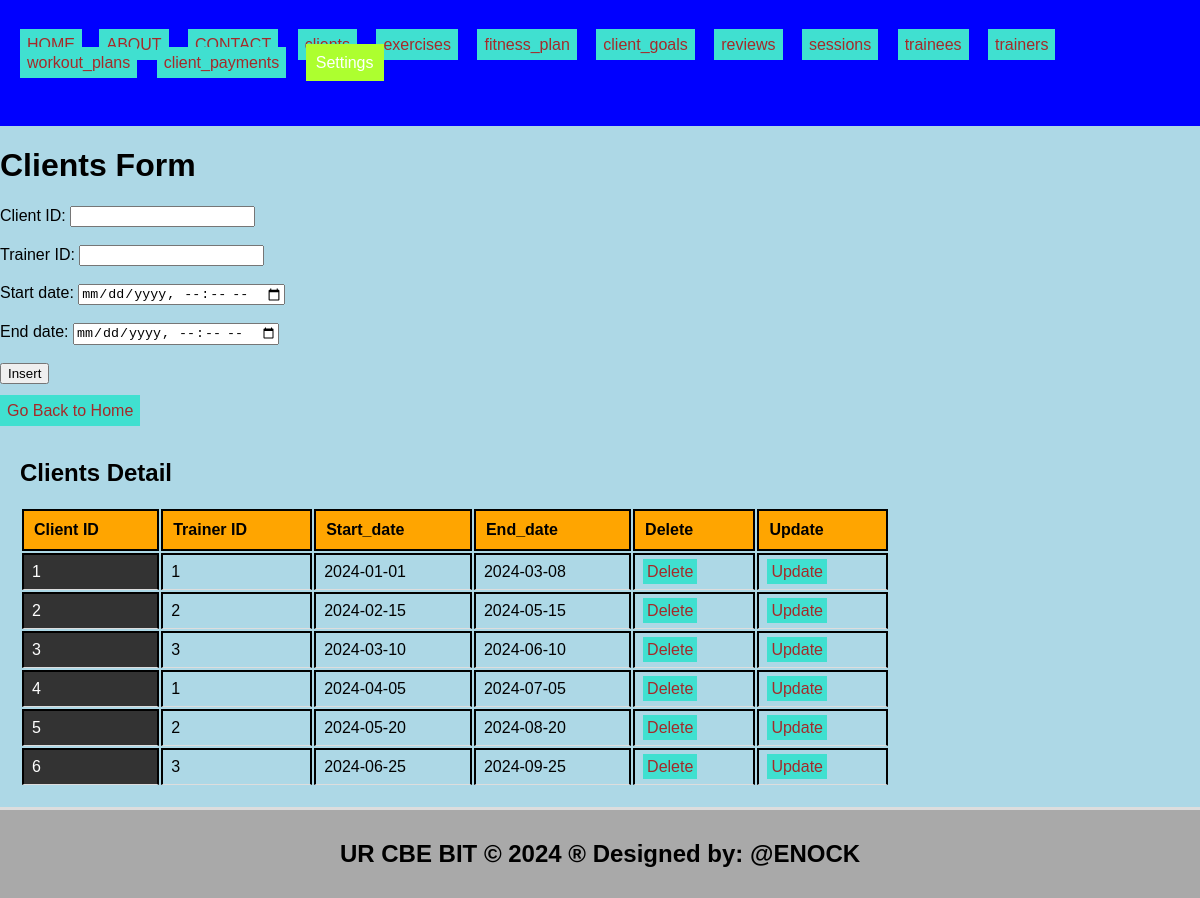
/clients.php, run on the app's committed database.
### tables this page shows
CREATE TABLE `clients` (
  `client_id` int(11) NOT NULL,
  `trainer_id` int(11) DEFAULT NULL,
  `start_date` date DEFAULT NULL,
  `end_date` date DEFAULT NULL
);

### clients.php (the view, shortened to what this page needs)
<!DOCTYPE html>
<html lang="en">
<head>
  <link rel="stylesheet" type="text/css" href="style.css">
</head>
<body style="background-color: lightblue;">
  <header>
    <ul style="list-style-type: none; padding: 0;">
      <li style="display: inline; margin-right: 10px;">
           <ul style="list-style-type: none; padding: 0;">
    </li>
    <li style="display: inline; margin-right: 8px;"><a href="./home.html">HOME</a></li>
    <li style="display: inline; margin-right: 10px;"><a href="./about.html">ABOUT</a></li>
    <li style="display: inline; margin-right: 10px;"><a href="./contact.html">CONTACT</a></li>
    <li style="display: inline; margin-right: 10px;"><a href="./clients.php">clients</a></li>
    <li style="display: inline; margin-right: 10px;"><a href="./exercises.php">exercises</a></li>
    <li style="display: inline; margin-right: 10px;"><a href="./fitness_plan.php">fitness_plan</a></li>
    <li style="display: inline; margin-right: 10px;"><a href="./client_goals.php">client_goals</a></li>
    <li style="display: inline; margin-right: 10px;"><a href="./reviews.php"> reviews</a></li>
    <li style="display: inline; margin-right: 10px;"><a href="./sessions.php">sessions</a></li>
    <li style="display: inline; margin-right: 10px;"><a href="./trainees.php">trainees</a></li>
    <li style="display: inline; margin-right: 10px;"><a href="./trainers.php">trainers</a></li>
    <li style="display: inline; margin-right: 10px;"><a href="./workout_plans.php">workout_plans</a></li>
    <li style="display: inline; margin-right: 10px;"><a href="./client_payments.php">client_payments</a></li>
      <li class="dropdown" style="display: inline; margin-right: 10px;">
      <a href="#" style="padding: 10px; color: white; background-color: greenyellow; text-decoration: none; margin-right: 15px;">Settings</a>
    </li>
    </ul>
  </header>
<body style="background-color: yellowgreen;">
    <h1>Clients Form</h1>
    <form method="post" onsubmit="return confirmInsert();">
        <label for="client_id">Client ID:</label>
        <input type="number" id="client_id" name="client_id" required><br><br>
        <label for="trainer_id">Trainer ID:</label>
        <input type="number" id="trainer_id" name="trainer_id" required><br><br>
        <label for="start_date">Start date:</label>
        <input type="datetime-local" id="start_date" name="start_date" required><br><br>
        <label for="end_date">End date:</label>
        <input type="datetime-local" id="end_date" name="end_date" required><br><br>
        <input type="submit" name="add" value="Insert"><br><br>
        <a href="./home.html">Go Back to Home</a>
    </form>
    <?php
    include('database_connection.php');
    ?>
    <section>
        <h2>Clients Detail</h2>
        <table>
            <tr>
                <th>Client ID</th>
                <th>Trainer ID</th>
                <th>Start_date</th>
                <th>End_date</th>
                <th>Delete</th>
                <th>Update</th>
            </tr>
            <?php
            $sql = "SELECT * FROM clients";
            $result = $connection->query($sql);
            if ($result->num_rows > 0) {
                while ($row = $result->fetch_assoc()) {
                    echo "<tr>
                            <td>{$row['client_id']}</td>
                            <td>{$row['trainer_id']}</td>
                            <td>{$row['start_date']}</td>
                            <td>{$row['end_date']}</td>
                            <td><a style='padding:4px' href='delete_clients.php?client_id={$row['client_id']}'>Delete</a></td>
                            <td><a style='padding:4px' href='update_clients.php?client_id={$row['client_id']}'>Update</a></td>
                          </tr>";
                }
            } else {
                echo "<tr><td colspan='6'>No data found</td></tr>";
            }
            ?>
        </table>
    </section>
    <footer>
        <h2>UR CBE BIT &copy; 2024 &reg; Designed by: @ENOCK</h2>
    </footer>
</body>
</html>

### style.css (style rules this page uses)
body { font-family: Arial, sans-serif; margin: 0; padding: 0; }
.dropdown { position: relative; display: inline; margin-right: 10px; }
body { font-family: Arial,sans-serif; margin:0; padding:0; }
header { background-color:blue; padding: 20px; }
.dropdown { position: right; display:right; direction:rtl; }
section { padding:28px; border-bottom: 1px solid #ddd; }
footer { text-align: center; padding: 15px; background-color:blue; }

### clients.php (style rules this page uses)
a:link { color: #0066cc; text-decoration: none; }
a { padding: 7px; color: white; background-color: turquoise; text-decoration: none; margin-right: 5px; }
a:link { color: brown; }
th, td { border: 2px solid black; padding: 10px; text-align: left; }
th { background-color: orange; }
section { padding: 20px; border-bottom: 3px solid #ddd; }
footer { text-align: center; padding: 10px; background-color: darkgray; }

### data on the page
clients: client_id "1", trainer "1", start_date "2024-01-01", end_date "2024-03-08"
clients: client_id "2", trainer "2", start_date "2024-02-15", end_date "2024-05-15"
clients: client_id "3", trainer "3", start_date "2024-03-10", end_date "2024-06-10"
clients: client_id "4", trainer "1", start_date "2024-04-05", end_date "2024-07-05"
clients: client_id "5", trainer "2", start_date "2024-05-20", end_date "2024-08-20"
clients: client_id "6", trainer "3", start_date "2024-06-25", end_date "2024-09-25"
